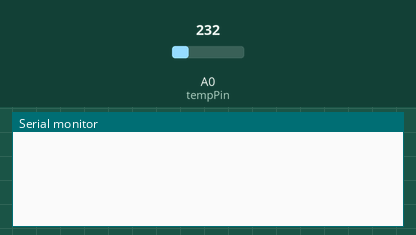
Simulated run of this sketch. Board: Arduino Uno, built with avr-gcc and run on an emulated ATmega328P. Parts: the last lines printed to the serial monitor. Inputs (shaded band) come from the test bench; at power-on: A0 (tempPin) = 232.

Above: at 1.2 s.
1.3 s: A0 (tempPin) set to 250
At 3.0 s:
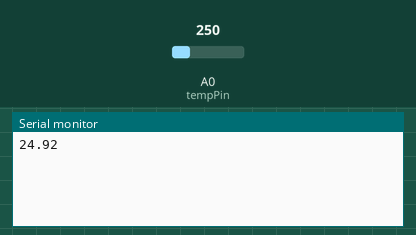
4.3 s: A0 (tempPin) set to 266
At 6.0 s:
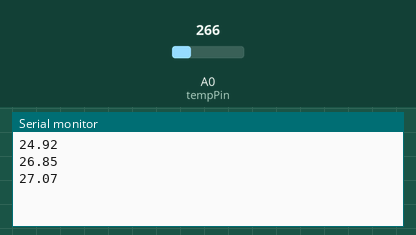
Timing chart, 0 to 7.5 s (numbered marks = the images above; inputs shaded):
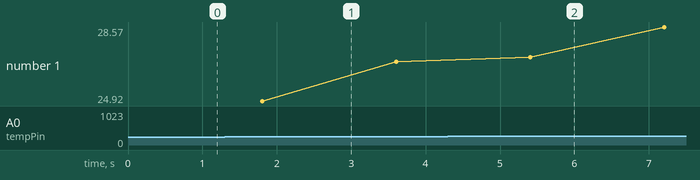

The sketch:

ard-temp.ino
```cpp
#include <SoftwareSerial.h>
#include <stdio.h>
#include <math.h>

SoftwareSerial ESPport(10, 11);
////////////////////// RX, TX

float tempC;
int reading;
int tempPin = 0;

void setup()
{
  analogReference(INTERNAL);
  Serial.begin(115200); // Терминал
  ESPport.begin(115200); // ESP8266
}

void loop()
{
    float t = 0;
    for (int i = 0; i <= 7; i++) {
      reading = analogRead(tempPin);
      t += reading / 9.31;
      delay(100);
    }
    tempC = t/8;
    delay(1000);

    Serial.println(tempC);
    ESPport.print("r");
    ESPport.print(tempC);
}
```

Measured:
- after the input at 4.3 s, the serial monitor: prints a new line after 1.1 s (image 2)
- plotted number 1: 26.85 → 28.57 after the input at 4.3 s
